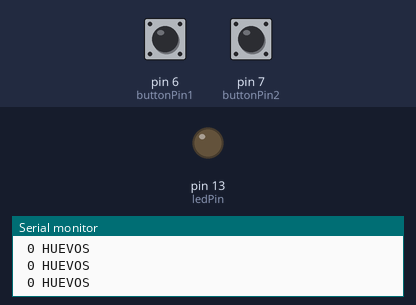
Bench run of a sketch on a simulated Arduino Mega 2560, built with avr-gcc and run on an emulated ATmega2560. On the bench: output pins drawn as LEDs (lit = HIGH), the last lines printed to the serial monitor. The inputs (shaded band) are chosen by the test bench; at power-on: pin 6 (buttonPin1) LOW, pin 7 (buttonPin2) LOW.

Above: at 1.8 s.
1.9 s: pin 6 (buttonPin1) pulled HIGH for 0.6 s
At 2.4 s:
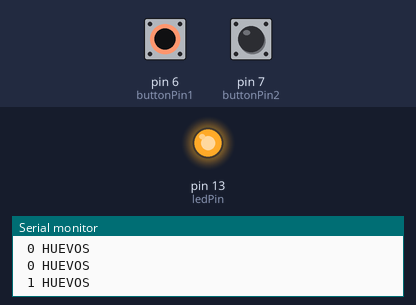
4.0 s: pin 6 (buttonPin1) pulled HIGH for 3.2 s
At 8.6 s:
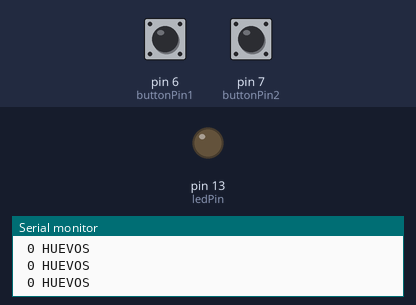
9.0 s: pin 7 (buttonPin2) pulled HIGH for 3.2 s
At 9.8 s:
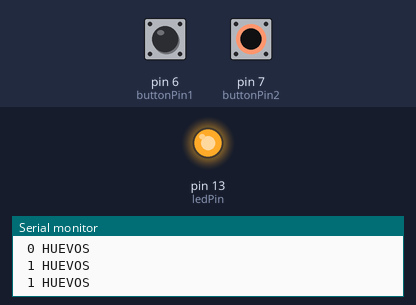
Timing chart, 0 to 14.0 s (numbered marks = the images above; inputs shaded):
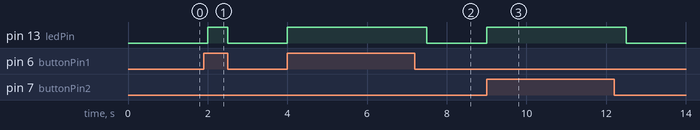

The sketch:

Contador_2_huevos_con_arduino.ino
```cpp
//Este codigo nos permite contabilizar 2 huevos usando para posicion un fin de carrera
// CONEXIONES ELECTRICAS
// PIN 1 PULSADOR1 -->  5V
// Pin 2 PULSADOR1 --> D6 (DIGITAL 6 DEL ARDUINO MEGA)
// PIN 1 PULSADOR2 -->  5V
// Pin 2 PULSADOR2 --> D7 (DIGITAL 7 DEL ARDUINO MEGA)

// para realizar esta programacion nos basamos del siguiente tutorial
// Tomado de https://tuelectronica.es/como-conectar-un-pulsador-en-arduino/


// this constant won't change:
const int  buttonPin1 = 6;    // the pin that the pushbutton is attached to
const int  buttonPin2 = 7;    // the pin that the pushbutton is attached to
const int ledPin = 13;       // the pin that the LED is attached to

// Variables will change:

int buttonState1 = 0;         // current state of the button
int buttonState2 = 0;         // current state of the button


void setup() {
  // initialize the button pin as a input:
  pinMode(buttonPin1, INPUT);
   pinMode(buttonPin2, INPUT);
  // initialize the LED as an output:
  pinMode(ledPin, OUTPUT);
  // initialize serial communication:
  Serial.begin(9600);
}


void loop() {
  // read the pushbutton input pin:
  buttonState1 = digitalRead(buttonPin1);
   buttonState2 = digitalRead(buttonPin2);


    if ((buttonState1 == HIGH) &&( buttonState2 == HIGH )) {
      digitalWrite(ledPin, HIGH);
      Serial.println(" 2 HUEVOS");
      delay(500);

    }
    else if ((buttonState1 == HIGH) || (buttonState2 == HIGH)) {
      digitalWrite(ledPin, HIGH);
      Serial.println(" 1 HUEVOS");
      delay(500);


    }

        else  {
      digitalWrite(ledPin, LOW);
      Serial.println(" 0 HUEVOS");
      delay(500);


    }

    }
```

Measured:
- after the input at 1.9 s, pin 13 (ledPin): LOW → HIGH after 0.10 s, → LOW 0.50 s later
- after the input at 4.0 s, pin 13 (ledPin): LOW → HIGH at once, → LOW 3.5 s later
- after the input at 9.0 s, pin 13 (ledPin): LOW → HIGH at once, → LOW 3.5 s later
